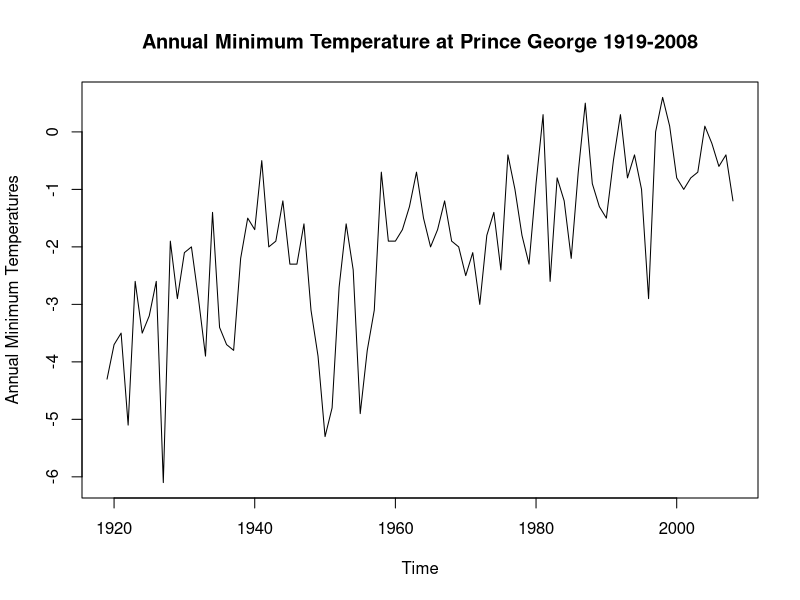
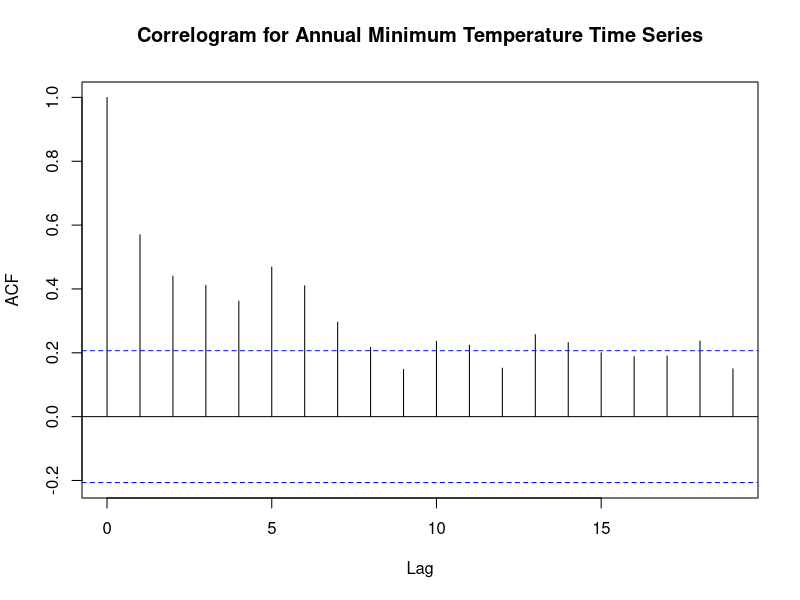
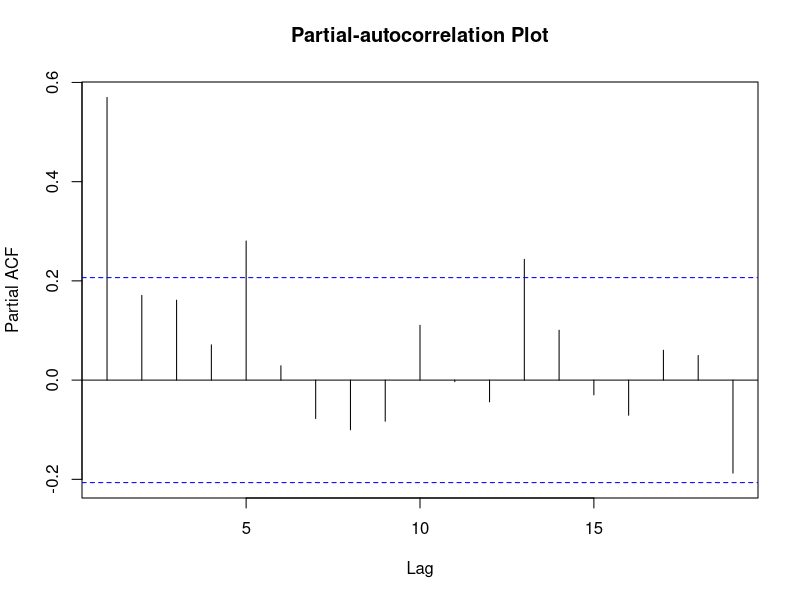
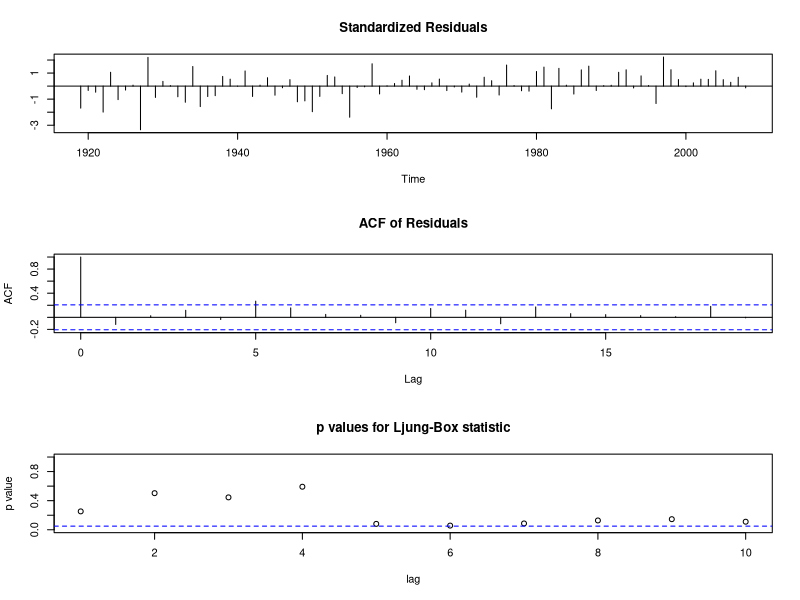

These figures' R source, in order:
## ---- chunk 1
knitr::opts_chunk$set(echo = TRUE)
library(tidyverse)
library(knitr)
library(tseries)
library(zoo)
## ---- chunk 2
data <- read.csv("TempPG.csv",header = TRUE)
annual_ts <- ts(data$Annual, start = c(1919), end = c(2008))
plot(annual_ts,
     ylab = "Annual Minimum Temperatures",
     main = "Annual Minimum Temperature at Prince George 1919-2008")
acf(annual_ts,
    main = "Correlogram for Annual Minimum Temperature Time Series")
pacf(annual_ts,
     main = "Partial-autocorrelation Plot")
## ---- chunk 3
model <- arima(annual_ts, order = c(1,0,0), include.mean = TRUE)
model
## ---- chunk 4
confint(model)
## ---- chunk 5
tsdiag(model)
